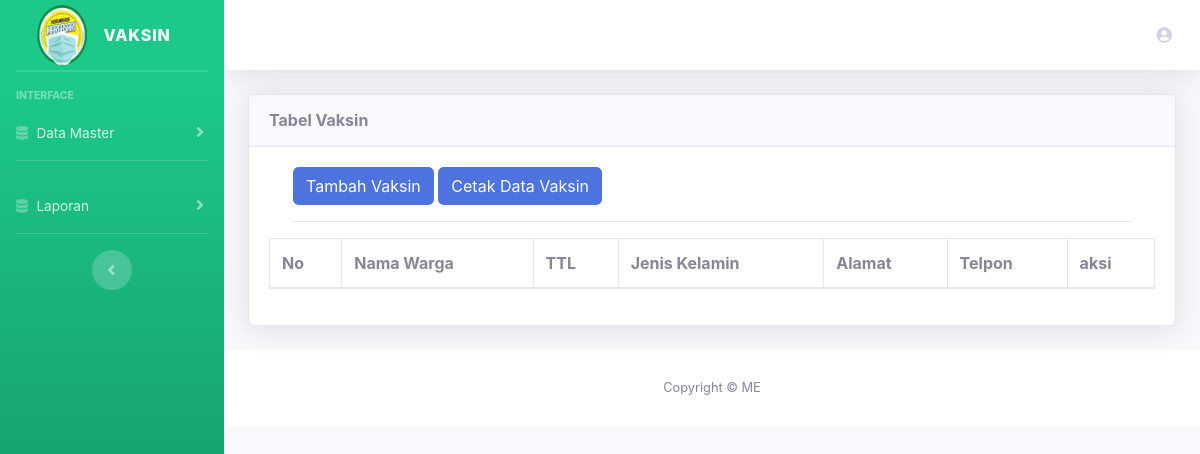
The app's page /index.php/admin/warga, older data.
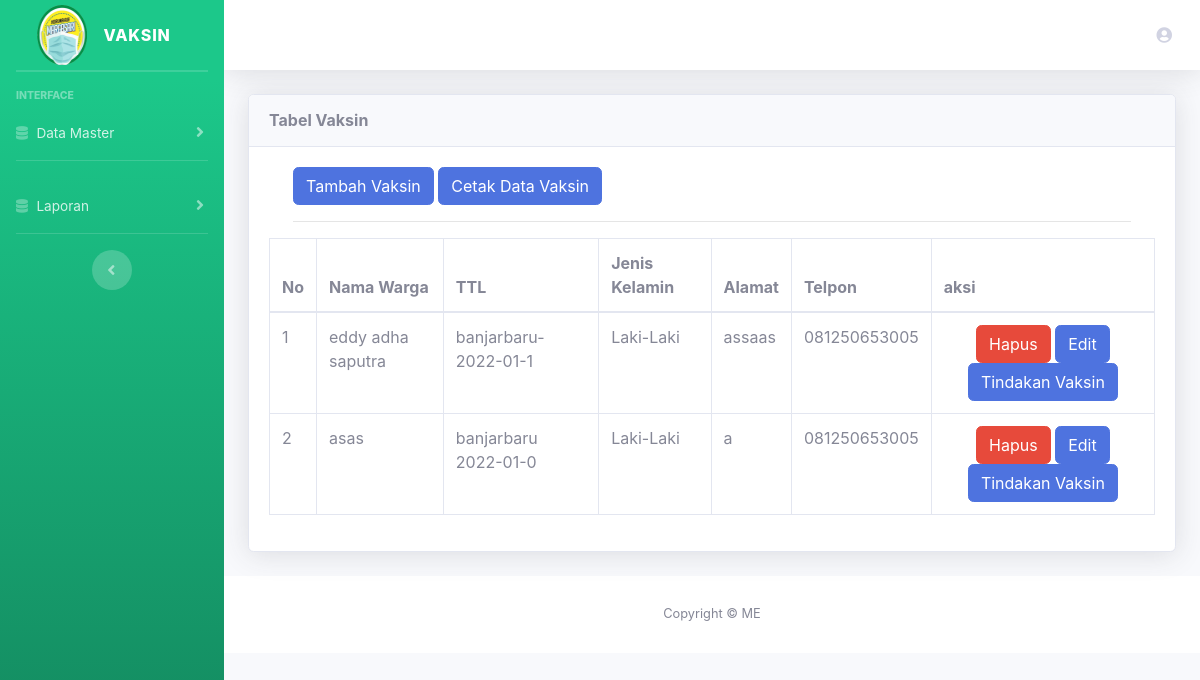
The same page, newer data.
### tables this page shows
CREATE TABLE `warga` (
  `id_warga` int(11) NOT NULL,
  `nik` varchar(16) NOT NULL,
  `nama` varchar(255) NOT NULL,
  `ttl` varchar(20) NOT NULL,
  `alamat` text NOT NULL,
  `telpon` varchar(20) NOT NULL,
  `status` text NOT NULL,
  `jk` varchar(20) NOT NULL
);

### application/controllers/Admin.php (called while the page is built, shortened)
<?php
class Admin extends CI_Controller
{
    public function __construct()
    {
        $this->load->library('form_validation');
        $this->load->model('admin_m');
    }
    public function warga()
    {
        $data['nama'] = $this->session->userdata('nama');
        $data['data'] = false;
        $data['judul'] = 'Dashboard';
        $data['data'] = $this->admin_m->get_all_warga();
        $this->load->view('template/header', $data);
        $this->load->view('admin/warga/data_warga', $data);
        $this->load->view('template/footer', $data);
    }
}

### index.php (called while the page is built, shortened)
<?php
require_once BASEPATH.'core/CodeIgniter.php';

### application/models/Admin_m.php (called while the page is built, shortened)
<?php
class Admin_m extends CI_Model
{
    public function get_all_warga()
    {
        return $this->db->get('warga')->result();
    }
}

### application/views/admin/warga/data_warga.php (the view)
<div class="container-fluid">
    <div class="card shadow mb-4">
        <div class="card-header py-3">
            <h6 class="m-0 font-weight-bold ">Tabel Vaksin</h6>
        </div>
        <div class="card-body">
            <div class="table-responsive">
                <div class="container">
                    <a href="<?= base_url('admin/tambah_vaksin') ?>" class="btn btn-primary">Tambah Vaksin</a>
                    <a href="<?= base_url('admin/cetak_data_vaksin') ?>" class="btn btn-primary">Cetak Data Vaksin</a>
                    <hr>
                </div>
                <table class="table table-bordered" id="dataTable" width="100%" cellspacing="0">
                    <thead>
                        <tr>
                            <th>No</th>
                            <th>Nama Warga</th>
                            <th>TTL</th>
                            <th>Jenis Kelamin</th>
                            <th>Alamat</th>
                            <th>Telpon</th>
                            <th>aksi</th>
                        </tr>
                    </thead>
                    <tbody>
                        <?php
                        $nomor = 1;
                        foreach ($data as $x) { ?>
                            <tr>
                                <td><?= $nomor++; ?></td>
                                <td><?= $x->nama; ?></td>
                                <td><?= $x->ttl; ?></td>
                                <td><?= $x->jk; ?></td>
                                <td><?= $x->alamat; ?></td>
                                <td><?= $x->telpon; ?></td>
                                <td align="center">
                                    <a href="<?= base_url('admin/delete_vaksin/') . $x->id_warga; ?>" onclick="return confirm('Yakin Hapus?')" class="btn btn-danger">Hapus</a>
                                    <a href="<?= base_url('admin/edit_vaksin/') . $x->id_warga; ?>" class="btn btn-primary">Edit</a>
                                    <a href="<?= base_url('admin/edit_vaksin/') . $x->id_warga; ?>" class="btn btn-primary">Tindakan Vaksin</a>
                                </td>
                            </tr>
                        <?php } ?>
                    </tbody>
                </table>
            </div>
        </div>
    </div>
</div>

### application/views/template/header.php (shortened to what this page needs)
<!DOCTYPE html>
<html lang="en">
<head>
  <link href="<?= base_url('assets') ?>/vendor/fontawesome-free/css/all.min.css" rel="stylesheet" type="text/css">
  <link href="<?= base_url('assets') ?>/css/sb-admin-2.min.css" rel="stylesheet">
  <link href="<?= base_url('assets') ?>/vendor/datatables/dataTables.bootstrap4.min.css" rel="stylesheet">
</head>
<body id="page-top">
  <body id="page-top">
    <div id="wrapper">
      <ul class="navbar-nav bg-gradient-success sidebar sidebar-dark accordion" id="accordionSidebar">
        <a class="sidebar-brand d-flex align-items-center justify-content-center" href="<?= base_url('admin') ?>">
          <div class="sidebar-brand-icon">
            <img src="<?= base_url('assets/logo2.png'); ?>" width="50" height="60" alt="Logo">
          </div>
          <div class="sidebar-brand-text mx-3">Vaksin</div>
        </a>
        <hr class="sidebar-divider my-0">
        <hr class="sidebar-divider">
        <div class="sidebar-heading">
          Interface
        </div>
        <li class="nav-item">
          <a class="nav-link collapsed" href="#" data-toggle="collapse" data-target="#collapseUtilities" aria-expanded="true" aria-controls="collapseUtilities">
            <i class="fas fa-database"></i>
            <span>Data Master</span>
          </a>
        </li>
        <hr class="sidebar-divider d-none d-md-block">
        <li class="nav-item">
          <a class="nav-link collapsed" href="#" data-toggle="collapse" data-target="#Pengajuan" aria-expanded="true" aria-controls="Pengajuan">
            <i class="fas fa-database"></i>
            <span>Laporan</span>
          </a>
        </li>
        <hr class="sidebar-divider d-none d-md-block">
        <div class="text-center d-none d-md-inline">
          <button class="rounded-circle border-0" id="sidebarToggle"></button>
        </div>
      </ul>
      <div id="content-wrapper" class="d-flex flex-column">
        <div id="content">
          <nav class="navbar navbar-expand navbar-light bg-white topbar mb-4 static-top shadow">
            <ul class="navbar-nav ml-auto">
              <li class="nav-item dropdown no-arrow">
                <a class="nav-link dropdown-toggle" href="#" id="userDropdown" role="button" data-toggle="dropdown" aria-haspopup="true" aria-expanded="false">
                  <i class="fas fa-user-circle"></i>
                </a>
              </li>
            </ul>
          </nav>

### application/views/template/footer.php (shortened to what this page needs)
<footer class="sticky-footer bg-white">
  <div class="container my-auto">
    <div class="copyright text-center my-auto">
      <span>Copyright &copy; ME</span>
    </div>
  </div>
</footer>
</div>
</div>
</body>
</html>

Row changes from the older to the newer data that the page shows:
added warga: nama "eddy adha saputra", ttl "banjarbaru-2022-01-1", jk "Laki-Laki", alamat "assaas", telpon "081250653005"
added warga: nama "asas", ttl "banjarbaru 2022-01-0", jk "Laki-Laki", alamat "a", telpon "081250653005"
